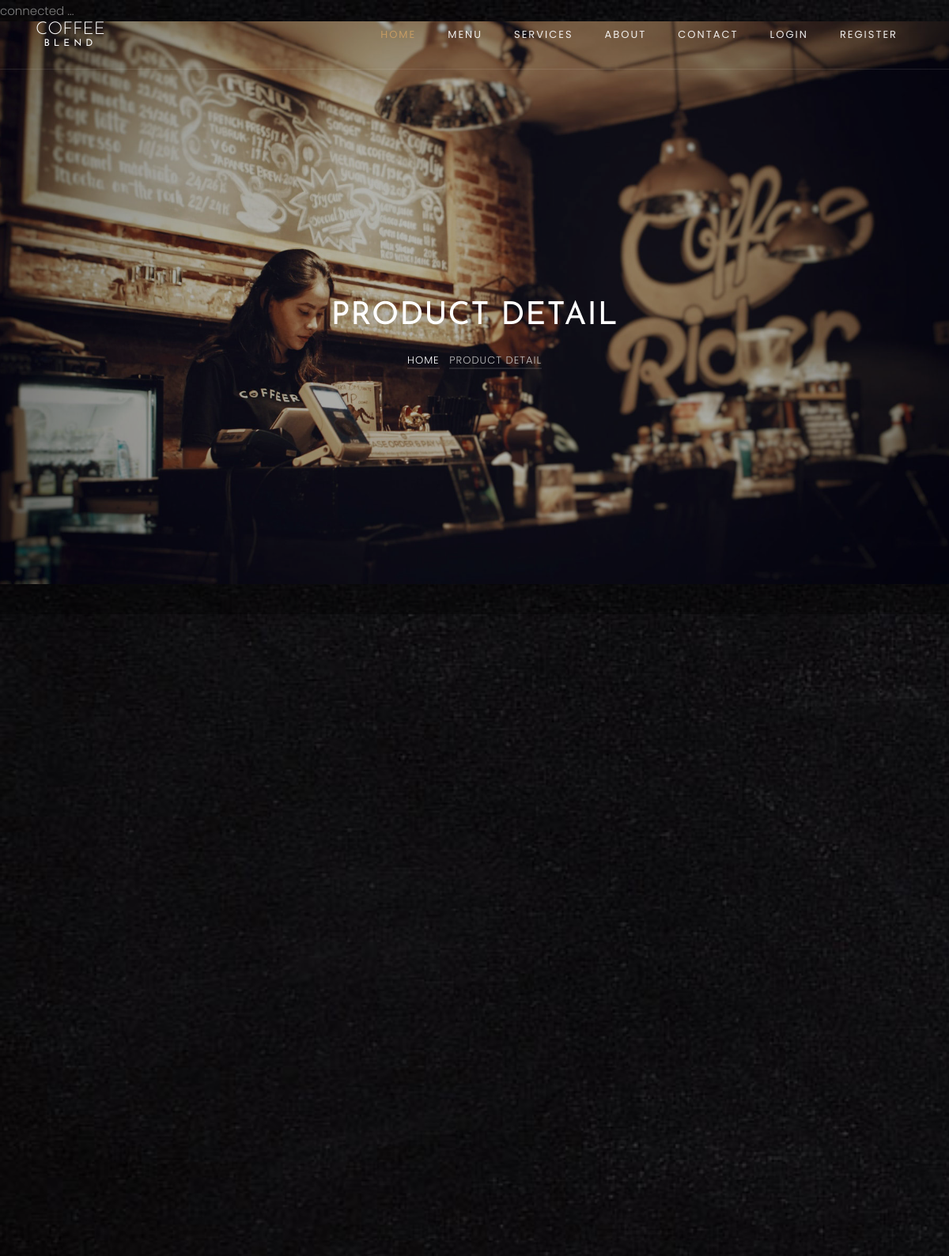
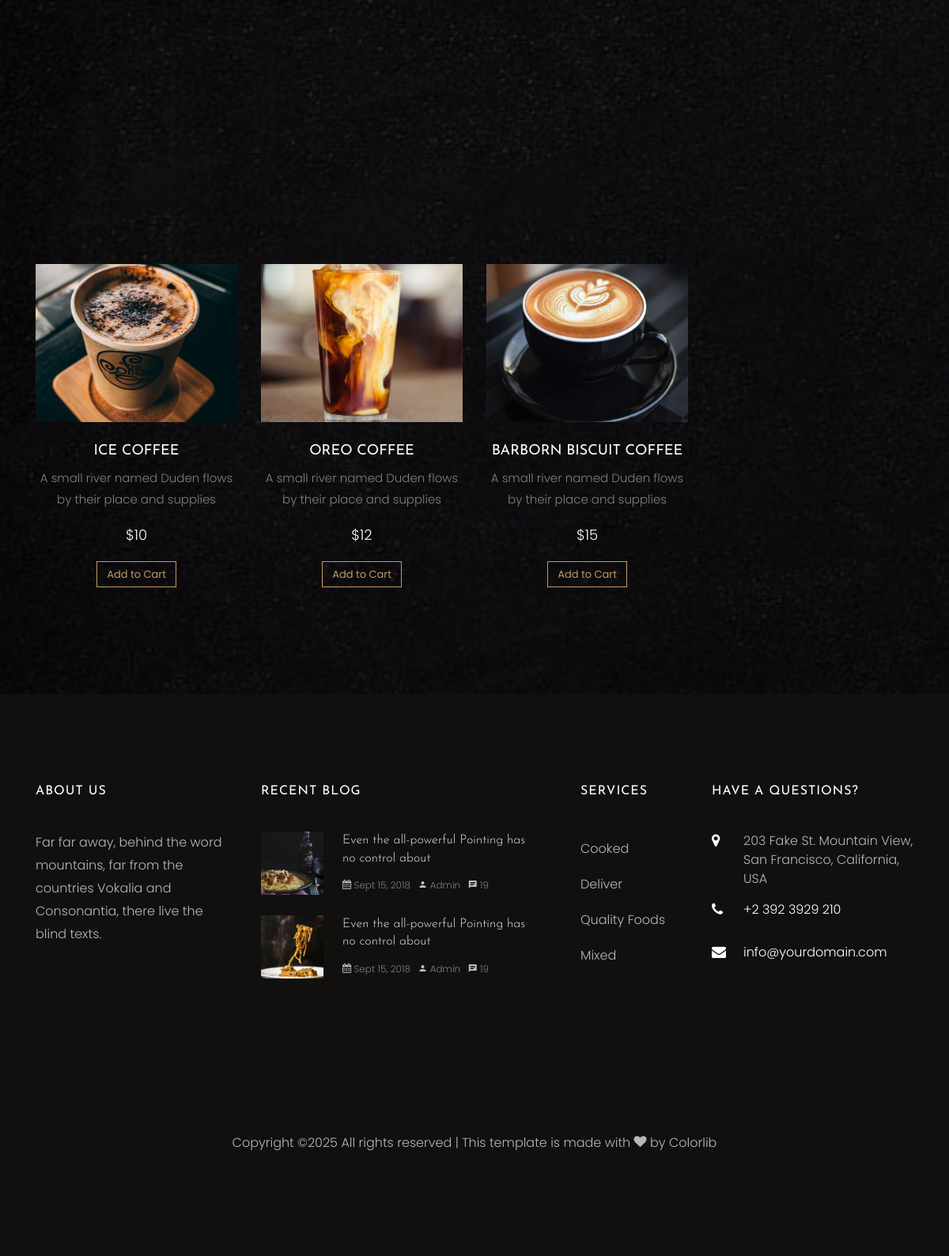
The app's page /products/product-single.php?product_id=1 with its own data (2 pictures, top to bottom).
### tables this page shows
CREATE TABLE `products` (
  `id` int(11) NOT NULL,
  `name` varchar(255) NOT NULL,
  `image` varchar(255) NOT NULL,
  `description` text NOT NULL,
  `category` varchar(20) NOT NULL,
  `price` varchar(10) NOT NULL,
  `created_at` timestamp NOT NULL DEFAULT current_timestamp()
);

### products/product-single.php (the view, shortened to what this page needs)
<?php require('../includes/header.php') ?>
<?php require('../includes/navbar.php') ?>
<?php require('../config/config.php') ?>
<?php
$product_id = $_GET['product_id'] ??  null;
if ($product_id) {
	$product = $conn->prepare("SELECT * FROM products WHERE id = ?");
	$product->execute([$product_id]);
	$singleProduct = $product->fetch(PDO::FETCH_OBJ);
	if ($singleProduct) {
		$relatedProducts = $conn->prepare("SELECT * FROM products WHERE category = ? AND id != ?");
		$relatedProducts->execute([$singleProduct->category, $singleProduct->id]);
		$allRelatedProducts = $relatedProducts->fetchAll(PDO::FETCH_OBJ);
	}
}
?>
<section class="home-slider owl-carousel">
	<div class="slider-item" style="background-image: url(<?php echo APPURL ?>images/bg_3.jpg);" data-stellar-background-ratio="0.5">
		<div class="overlay"></div>
		<div class="container">
			<div class="row slider-text justify-content-center align-items-center">
				<div class="col-md-7 col-sm-12 text-center ftco-animate">
					<h1 class="mb-3 mt-5 bread">Product Detail</h1>
					<p class="breadcrumbs"><span class="mr-2"><a href="<?php echo APPURL ?>">Home</a></span> <span>Product Detail</span></p>
				</div>
			</div>
		</div>
	</div>
</section>
<section class="ftco-section">
	<div class="container">
		<?php if (isset($singleProduct) && $singleProduct): ?>
			<div class="row">
			</div>
		<?php else: ?>
			<div class="alert alert-danger">Sorry, this product was not found.</div>
		<?php endif; ?>
	</div>
</section>
<section class="ftco-section">
	<div class="container">
		<div class="row justify-content-center mb-5 pb-3">
		</div>
		<div class="row">
			<?php if (isset($allRelatedProducts)) { ?>
				<?php foreach ($allRelatedProducts as $allProducts): ?>
					<div class="col-md-3">
						<div class="menu-entry">
							<a href="<?= APPURL ?>images/<?= $allProducts->image ?>" class="img" style="background-image: url(<?= APPURL ?>images/<?= $allProducts->image ?>);"></a>
							<div class="text text-center pt-4">
								<h3><a href="<?= APPURL ?>products/product-single.php?product_id=<?= $allProducts->id ?>"><?= $allProducts->name ?></a></h3>
								<p><?= $allProducts->description ?></p>
								<p class="price"><span>$<?= $allProducts->price ?></span></p>
								<p><a href="<?= APPURL ?>products/product-single.php?product_id=<?= $allProducts->id ?>" class="btn btn-primary btn-outline-primary">Add to Cart</a></p>
							</div>
						</div>
					</div>
				<?php endforeach ?>
			<?php } ?>
		</div>
	</div>
</section>
<?php require('../includes/footer.php') ?>
</body>
</html>

### includes/header.php (shortened to what this page needs)
<!DOCTYPE html>
<html lang="en">
<head>
    <link rel="stylesheet" href="<?php echo APPURL; ?>css/open-iconic-bootstrap.min.css">
    <link rel="stylesheet" href="<?php echo APPURL; ?>css/animate.css">
    <link rel="stylesheet" href="<?php echo APPURL; ?>css/owl.carousel.min.css">
    <link rel="stylesheet" href="<?php echo APPURL; ?>css/owl.theme.default.min.css">
    <link rel="stylesheet" href="<?php echo APPURL; ?>css/magnific-popup.css">
    <link rel="stylesheet" href="<?php echo APPURL; ?>css/aos.css">
    <link rel="stylesheet" href="<?php echo APPURL; ?>css/ionicons.min.css">
    <link rel="stylesheet" href="<?php echo APPURL; ?>css/bootstrap-datepicker.css">
    <link rel="stylesheet" href="<?php echo APPURL; ?>css/jquery.timepicker.css">
    <link rel="stylesheet" href="<?php echo APPURL; ?>css/flaticon.css">
    <link rel="stylesheet" href="<?php echo APPURL; ?>css/icomoon.css">
    <link rel="stylesheet" href="<?php echo APPURL; ?>css/style.css">
</head>

### includes/navbar.php (shortened to what this page needs)
<body>
    <nav class="navbar navbar-expand-lg navbar-dark ftco_navbar bg-dark ftco-navbar-light" id="ftco-navbar">
        <div class="container">
            <a class="navbar-brand" href="index.html">Coffee<small>Blend</small></a>
            <div class="collapse navbar-collapse" id="ftco-nav">
                <ul class="navbar-nav ml-auto">
                    <li class="nav-item active"><a href="<?php echo APPURL; ?>index.php" class="nav-link">Home</a></li>
                    <li class="nav-item"><a href="<?php echo APPURL; ?>menu.php" class="nav-link">Menu</a></li>
                    <li class="nav-item"><a href="<?php echo APPURL; ?>services.php" class="nav-link">Services</a></li>
                    <li class="nav-item"><a href="<?php echo APPURL; ?>about.php" class="nav-link">About</a></li>
                    <li class="nav-item"><a href="<?php echo APPURL; ?>contact.php" class="nav-link">Contact</a></li>
                    <?php if (isset($_SESSION['username'])):  ?>
                        <li class="nav-item cart"><a href="<?php echo APPURL; ?>products/cart.php" class="nav-link"><span class="icon icon-shopping_cart"></span></a>
                        <li class="nav-item dropdown">
                            <a class="nav-link dropdown-toggle" href="#" role="button" data-bs-toggle="dropdown" aria-expanded="false">
                                <?php echo $_SESSION['username'] ?>
                            </a>
                            <ul class="dropdown-menu">
                                <li><a class="dropdown-item" href="<?php echo APPURL; ?>bookings/booking-list.php">Your Booking Table</a></li>
                                <li><a class="dropdown-item" href="<?php echo APPURL; ?>products/orders.php">Your Orders</a></li>
                                <li><a class="dropdown-item" href="<?php echo APPURL; ?>auth/logout.php">Logout</a></li>
                            </ul>
                        </li>
                    <?php else: ?>
                        <li class="nav-item"><a href="<?php echo APPURL; ?>auth/login.php" class="nav-link">login</a></li>
                        <li class="nav-item"><a href="<?php echo APPURL; ?>auth/register.php" class="nav-link">register</a></li>
                    <?php endif ?>
                </ul>
            </div>
        </div>
    </nav>

### config/config.php (shortened to what this page needs)
<?php
try {
    echo 'connected ...';
} catch (Exception $e) {
    echo 'connection failed:' . $e->getMessage();
}

### includes/footer.php (shortened to what this page needs)
<footer class="ftco-footer ftco-section img">
    <div class="container">
        <div class="row mb-5">
            <div class="col-lg-3 col-md-6 mb-5 mb-md-5">
                <div class="ftco-footer-widget mb-4">
                    <h2 class="ftco-heading-2">About Us</h2>
                    <p>Far far away, behind the word mountains, far from the countries Vokalia and Consonantia, there live the blind texts.</p>
                    <ul class="ftco-footer-social list-unstyled float-md-left float-lft mt-5">
                    </ul>
                </div>
            </div>
            <div class="col-lg-4 col-md-6 mb-5 mb-md-5">
                <div class="ftco-footer-widget mb-4">
                    <h2 class="ftco-heading-2">Recent Blog</h2>
                    <div class="block-21 mb-4 d-flex">
                        <a class="blog-img mr-4" style="background-image: url(<?php echo APPURL; ?>images/image_1.jpg);"></a>
                        <div class="text">
                            <h3 class="heading"><a href="#">Even the all-powerful Pointing has no control about</a></h3>
                            <div class="meta">
                                <div><a href="#"><span class="icon-calendar"></span> Sept 15, 2018</a></div>
                                <div><a href="#"><span class="icon-person"></span> Admin</a></div>
                                <div><a href="#"><span class="icon-chat"></span> 19</a></div>
                            </div>
                        </div>
                    </div>
                    <div class="block-21 mb-4 d-flex">
                        <a class="blog-img mr-4" style="background-image: url(<?php echo APPURL; ?>images/image_2.jpg);"></a>
                        <div class="text">
                            <h3 class="heading"><a href="#">Even the all-powerful Pointing has no control about</a></h3>
                            <div class="meta">
                                <div><a href="#"><span class="icon-calendar"></span> Sept 15, 2018</a></div>
                                <div><a href="#"><span class="icon-person"></span> Admin</a></div>
                                <div><a href="#"><span class="icon-chat"></span> 19</a></div>
                            </div>
                        </div>
                    </div>
                </div>
            </div>
            <div class="col-lg-2 col-md-6 mb-5 mb-md-5">
                <div class="ftco-footer-widget mb-4 ml-md-4">
                    <h2 class="ftco-heading-2">Services</h2>
                    <ul class="list-unstyled">
                        <li><a href="#" class="py-2 d-block">Cooked</a></li>
                        <li><a href="#" class="py-2 d-block">Deliver</a></li>
                        <li><a href="#" class="py-2 d-block">Quality Foods</a></li>
                        <li><a href="#" class="py-2 d-block">Mixed</a></li>
                    </ul>
                </div>
            </div>
            <div class="col-lg-3 col-md-6 mb-5 mb-md-5">
                <div class="ftco-footer-widget mb-4">
                    <h2 class="ftco-heading-2">Have a Questions?</h2>
                    <div class="block-23 mb-3">
                        <ul>
                            <li><span class="icon icon-map-marker"></span><span class="text">203 Fake St. Mountain View, San Francisco, California, USA</span></li>
                            <li><a href="#"><span class="icon icon-phone"></span><span class="text">+2 392 3929 210</span></a></li>
                            <li><a href="#"><span class="icon icon-envelope"></span><span class="text">info@yourdomain.com</span></a></li>
                        </ul>
                    </div>
                </div>
            </div>
        </div>
        <div class="row">
            <div class="col-md-12 text-center">
                <p>
                    Copyright &copy; All rights reserved | This template is made with <i class="icon-heart" aria-hidden="true"></i> by <a href="https://colorlib.com" target="_blank">Colorlib</a>
                    </p>
            </div>
        </div>
    </div>
</footer>
</body>
</html>

### css/icomoon.css (style rules this page uses)
[class^="icon-"], [class*=" icon-"] { font-family: 'icomoon' !important; speak: none; font-style: normal; font-weight: normal; font-variant: normal; text-transform: none; line-height: 1; -webkit-font-smoothing: antialiased; -moz-osx-font-smoothing: grayscale; }
.icon-heart:before { content: "\f004"; }
.icon-map-marker:before { content: "\f041"; }
.icon-calendar:before { content: "\f073"; }
.icon-phone:before { content: "\f095"; }
.icon-envelope:before { content: "\f0e0"; }
.icon-chat:before { content: "\e0b7"; }
.icon-person:before { content: "\e7fd"; }

### records on screen
products: image (picture), name "ICE COFFEE", description "A small river named Duden flows by their place and supplies", price "10"
products: image (picture), name "OREO COFFEE", description "A small river named Duden flows by their place and supplies", price "12"
products: image (picture), name "BARBORN BISCUIT COFFEE", description "A small river named Duden flows by their place and supplies", price "15"
